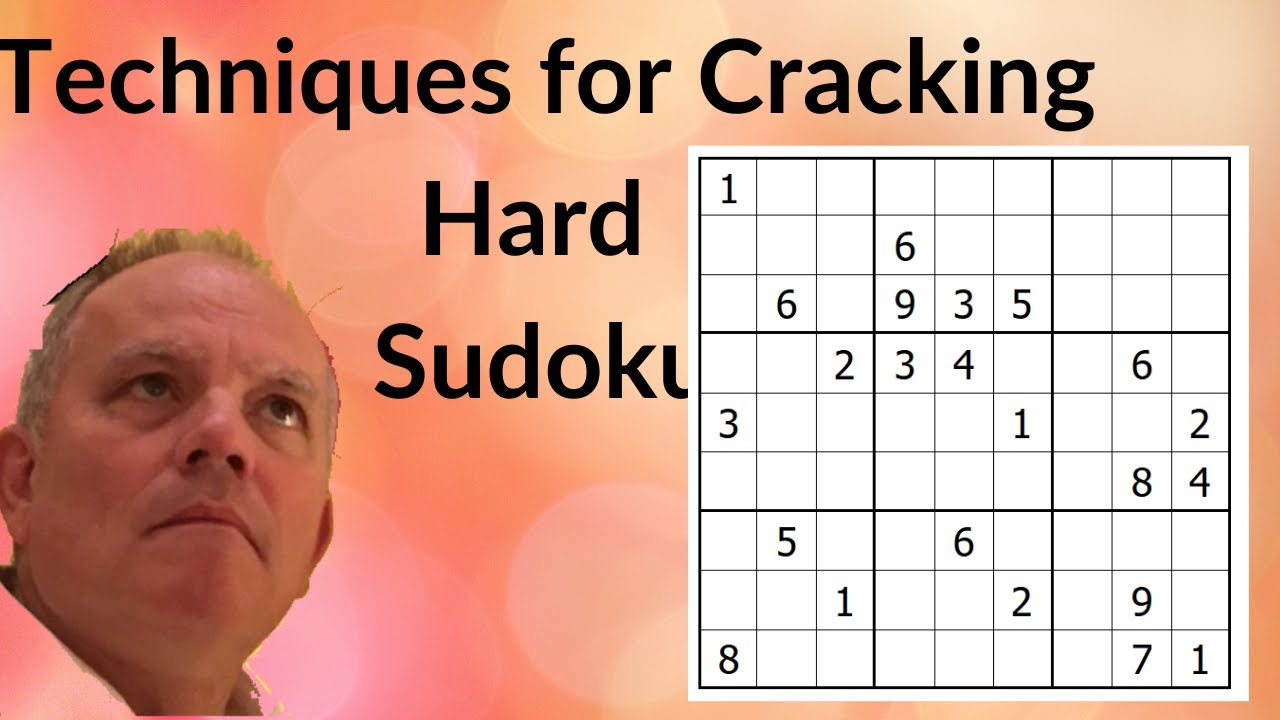
#> input picture suduku3.jpg, 1280 x 720 px
$ jupyter execute --allow-errors 'utils test.ipynb'
#> lines starting #> are read from the running program, lines starting #| are printed output that depends on the picture; after the words box and inside, x2 and y2 are one past the last pixel; in counts of white or black regions, pixels touching at a corner belong together
[cell 1]
import easyocr
import cv2
import numpy as np
import matplotlib.pyplot as plt
import imutils
import pytesseract

input_size = 56
def cropped_roi(img):
    rows = np.vsplit(img,9)
    boxes = []
    for r in rows:
        cols = np.hsplit(r,9)
        for box in cols:
            box = cv2.resize(box, (input_size, input_size))
            box = box/255.0
            boxes.append(box)
    return boxes


board = cv2.imread('suduku3.jpg')
#> board is the input picture: shape (720, 1280, 3); mean B, G, R 155.2, 171.4, 218.9
board = cv2.resize(board, (900, 900))
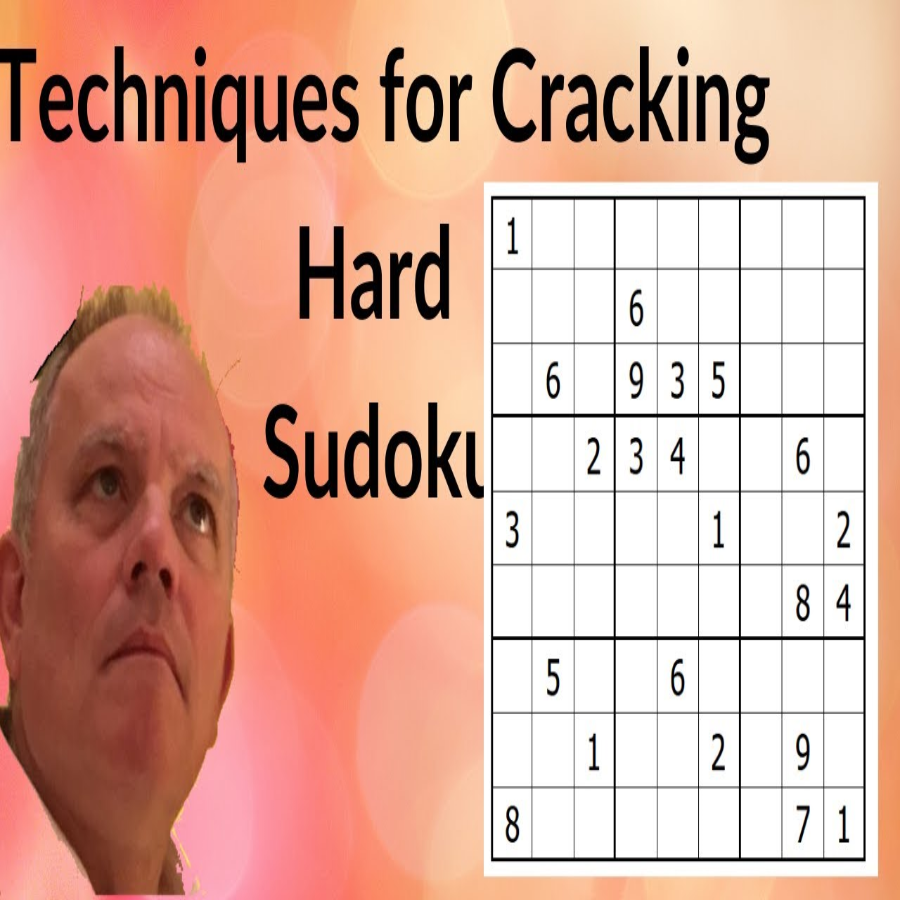
#> board: shape (900, 900, 3); mean B, G, R 155.1, 171.4, 218.8
rois = cropped_roi(board)
#> in cropped_roi, `rows = np.vsplit(img,9)`: rows = 9 items
#> the loop in cropped_roi, `for r in rows:` made 9 passes
#> after the loop in cropped_roi, `for r in rows:`:
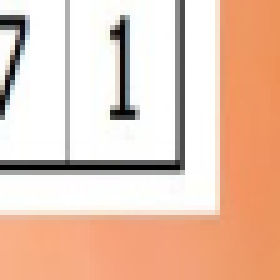
#> box: shape (56, 56, 3) float64 (shown 5 times larger); mean of channels 0, 1, 2 0.706, 0.78, 0.911; drawn as B, G, R
#> after the loop in cropped_roi, `for r in rows:`: boxes = 81 items
#> rois = 81 items
print(len(rois))
#| 81

[cell 2]
img = cv2.imread('sudoku1.jpg')
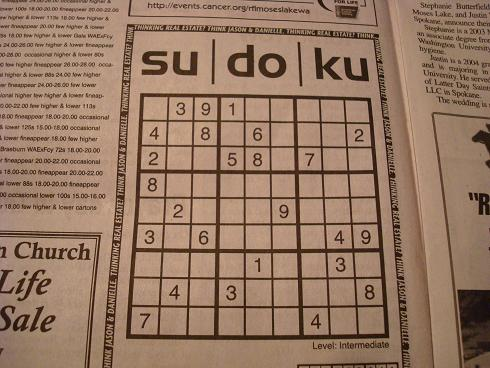
#> input picture sudoku1.jpg, 490 x 368 px
#> img is the input picture: shape (368, 490, 3); mean B, G, R 99.6, 120.7, 150.8
print(img.shape)
#| (368, 490, 3)
gray = cv2.cvtColor(img, cv2.COLOR_BGR2GRAY)
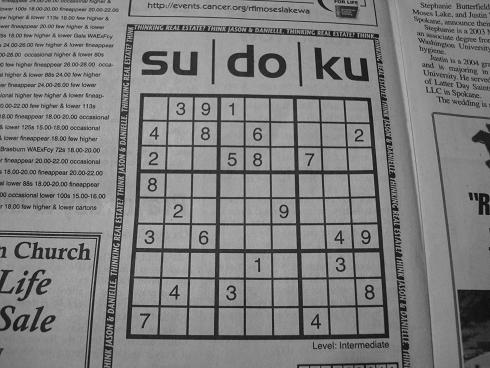
#> gray: shape (368, 490); min 4, max 196, mean 127.3
plt.imshow(img)

[cell 3]
bfilter = cv2.bilateralFilter(gray, 11, 17, 17)
edged = cv2.Canny(bfilter, 30, 200)
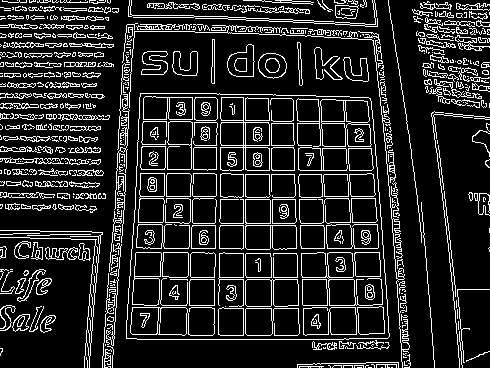
#> edged: shape (368, 490); 15% white in thin lines or dots
plt.imshow(edged)

[cell 4]
keypoints = cv2.findContours(edged.copy(), cv2.RETR_TREE, cv2.CHAIN_APPROX_SIMPLE)
#> keypoints = 1047 contours, 706 with area under 20; largest, box (x1, y1, x2, y2) and area: (126, 93, 390, 340) 60369, (126, 93, 390, 340) 60368, (220, 97, 270, 171) 2718, (296, 98, 372, 147) 2107, (245, 199, 297, 250) 1756
contours  = imutils.grab_contours(keypoints)
#> contours has the same summary as keypoints
contours = sorted(contours, key=cv2.contourArea, reverse=True)[:10]
#> contours = 10 contours; largest, box (x1, y1, x2, y2) and area: (126, 93, 390, 340) 60369, (126, 93, 390, 340) 60368, (220, 97, 270, 171) 2718, (296, 98, 372, 147) 2107, (245, 199, 297, 250) 1756

[cell 5]
location = None
for contour in contours:
    approx = cv2.approxPolyDP(contour, 30, True)
    if len(approx) == 4:
        location = approx
        break
#> this loop made 1 pass
#> location on pass 1: [[140, 93], [126, 338], [389, 336], [370, 98]]
newimg = gray[location[0][0][1]:location[1][0][1], location[0][0][0]:location[3][0][0]]
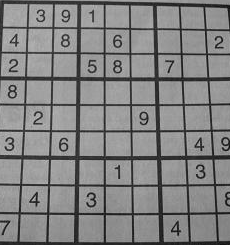
#> newimg: shape (245, 230); min 10, max 194, mean 131.3
location
#> Out = [[140, 93], [126, 338], [389, 336], [370, 98]]

[cell 6]
p = cv2.circle(img, tuple(location[0][0]), 50, [0, 0, 255], -1)
p = cv2.circle(p, tuple(location[1][0]), 50, [0, 0, 255], -1)
p = cv2.circle(p, tuple(location[2][0]), 50, [0, 0, 255], -1)
p = cv2.circle(p, tuple(location[3][0]), 50, [0, 0, 255], -1)
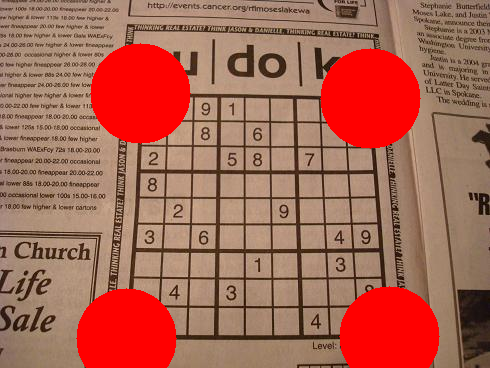
#> p: shape (368, 490, 3); mean B, G, R 84.2, 101.8, 168.4
plt.imshow(p)

[cell 7]
h, w = 600, 600
pts1 = np.float32([location[0], location[3], location[1], location[2]])
#> pts1 = [[140, 93], [370, 98], [126, 338], [389, 336]]
pts2 = np.float32([[0, 0], [w, 0], [0, h], [w, h]])

# Apply Perspective Transform Algorithm
matrix = cv2.getPerspectiveTransform(pts1, pts2)
#> matrix = [[2.63, 0.15, -382], [-0.0632, 2.91, -261.7], [-0.000138, 0.000611, 1]]
result = cv2.warpPerspective(img, matrix, (w, h))

[cell 8]
plt.imshow(result)

#> (a cell that did not finish here is left out)

[cell 10]
n = np.arange(1, 82)

[cell 11]
blank = np.zeros_like(result)
blank.shape
#> Out = (600, 600, 3)
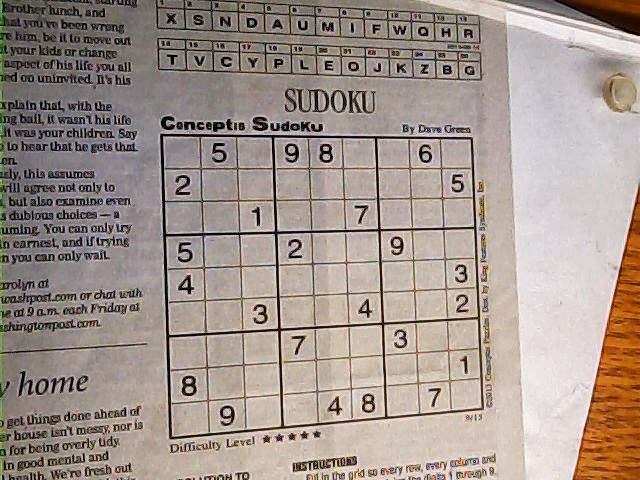
#> input picture sudoku6.jpg, 640 x 480 px

[cell 12]
def displayNumbers(img, numbers, color=(0, 255, 0)):
    W = int(img.shape[1]/9)
    H = int(img.shape[0]/9)
    for i in range (9):
        for j in range (9):
            if numbers[(j*9)+i] !=0:
                cv2.putText(img, str(numbers[(j*9)+i]), (i*W+int(W/2)-10, int((j+0.8)*H)), cv2.FONT_HERSHEY_COMPLEX, 2, color, 2, cv2.LINE_AA)
                plt.imshow(img)
    return img

#> (a cell that did not finish here is left out)

[cell 14]
np.asarray(n)

[cell 15]
bin_arr = np.where(n>0, 0, 1)
n*bin_arr, bin_arr

[cell 16]
def get_perspective(img, location, height = 600, width = 600):
    pts1 = np.float32([location[0], location[3], location[1], location[2]])
    pts2 = np.float32([[0, 0], [width, 0], [0, height], [width, height]])

    # Apply Perspective Transform Algorithm
    matrix = cv2.getPerspectiveTransform(pts1, pts2)
    result = cv2.warpPerspective(img, matrix, (width, height))
    return result

[cell 17]
def get_InvPerspective(img, masked_num, location, height = 600, width = 600):
    """Takes original image as input"""
    pts1 = np.float32([[0, 0], [width, 0], [0, height], [width, height]])
    pts2 = np.float32([location[0], location[3], location[1], location[2]])

    # Apply Perspective Transform Algorithm
    matrix = cv2.getPerspectiveTransform(pts1, pts2)
    result = cv2.warpPerspective(masked_num, matrix, (img.shape[1], img.shape[0]))
    return result

[cell 18]
def find_board(img):
    gray = cv2.cvtColor(img, cv2.COLOR_BGR2GRAY)
#> gray: shape (480, 640)
#> img is the input picture: shape (480, 640, 3); mean B, G, R 141.4, 148.9, 162.2
    bfilter = cv2.bilateralFilter(gray, 11, 17, 17)
#> bfilter: shape (480, 640)
    edged = cv2.Canny(bfilter, 30, 200)
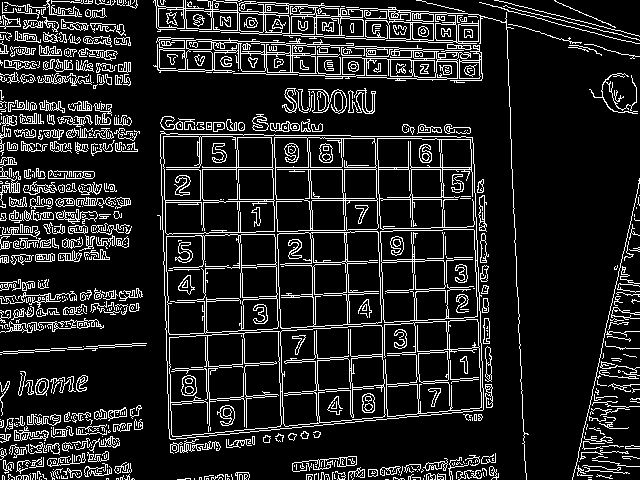
#> edged: shape (480, 640); 13.6% white in thin lines or dots
    keypoints = cv2.findContours(edged.copy(), cv2.RETR_TREE, cv2.CHAIN_APPROX_SIMPLE)
#> keypoints = 1473 contours, 990 with area under 20; largest, box (x1, y1, x2, y2) and area: (160, 131, 484, 440) 90812, (160, 133, 484, 440) 82396, (169, 325, 386, 437) 20340, (169, 331, 282, 437) 10620, (166, 234, 279, 335) 10537
    contours  = imutils.grab_contours(keypoints)
#> contours has the same summary as keypoints
    contours = sorted(contours, key=cv2.contourArea, reverse=True)[:10]
#> contours = 10 contours; largest, box (x1, y1, x2, y2) and area: (160, 131, 484, 440) 90812, (160, 133, 484, 440) 82396, (169, 325, 386, 437) 20340, (169, 331, 282, 437) 10620, (166, 234, 279, 335) 10537
    location = None
    for contour in contours:
        approx = cv2.approxPolyDP(contour, 15, True)
        if len(approx) == 4:
            location = approx
            break
#> this loop made 1 pass
#> location on pass 1: [[160, 131], [170, 439], [483, 409], [472, 137]]
    result = get_perspective(img, location)
#> in get_perspective, `pts1 = np.float32([location[0], location[3], location[1], location[2]])`: pts1 = [[160, 131], [472, 137], [170, 439], [483, 409]]
#> in get_perspective, `matrix = cv2.getPerspectiveTransform(pts1, pts2)`: matrix = [[1.61, -0.0523, -251.1], [-0.0358, 1.86, -238.3], [-0.000354, 3.57e-05, 1]]
#> in get_perspective, `result = cv2.warpPerspective(img, matrix, (width, height))`:
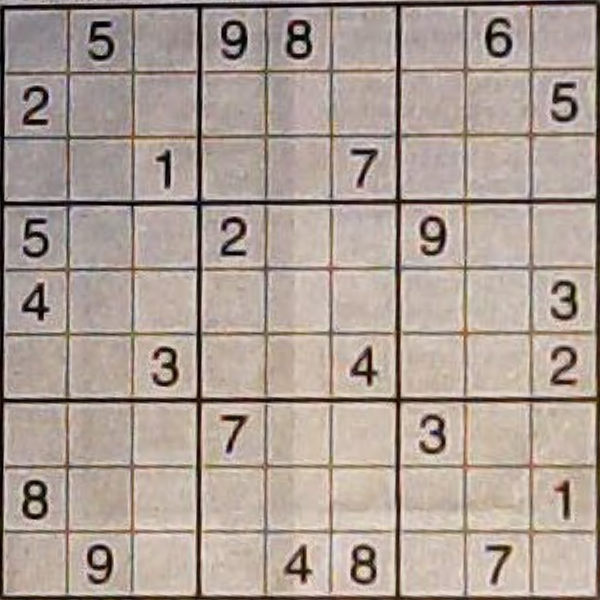
#> result: shape (600, 600, 3); mean B, G, R 150.3, 159.1, 173.1
    return result, gray

[cell 19]
i = find_board(cv2.imread('sudoku6.jpg'))
#> (the rest of this cell did not finish here and is left out)
